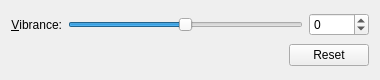
<?xml version="1.0" encoding="UTF-8"?>
<ui version="4.0">
 <author>
    SPDX-FileCopyrightText: 2026 Krimble contributors
    SPDX-License-Identifier: GPL-3.0-or-later
  </author>
 <class>WdgVibrance</class>
 <widget class="QWidget" name="WdgVibrance">
  <property name="geometry">
   <rect>
    <x>0</x>
    <y>0</y>
    <width>380</width>
    <height>80</height>
   </rect>
  </property>
  <layout class="QGridLayout" name="gridLayout">
   <item row="0" column="0">
    <widget class="QLabel" name="vibranceLabel">
     <property name="text">
      <string>&amp;Vibrance:</string>
     </property>
     <property name="alignment">
      <set>Qt::AlignRight|Qt::AlignTrailing|Qt::AlignVCenter</set>
     </property>
     <property name="buddy">
      <cstring>vibranceSlider</cstring>
     </property>
    </widget>
   </item>
   <item row="0" column="1">
    <widget class="QSlider" name="vibranceSlider">
     <property name="minimum">
      <number>-100</number>
     </property>
     <property name="maximum">
      <number>100</number>
     </property>
     <property name="orientation">
      <enum>Qt::Horizontal</enum>
     </property>
    </widget>
   </item>
   <item row="0" column="2">
    <widget class="KisIntParseSpinBox" name="vibranceSpinbox">
     <property name="minimumSize">
      <size>
       <width>60</width>
       <height>0</height>
      </size>
     </property>
     <property name="minimum">
      <number>-100</number>
     </property>
     <property name="maximum">
      <number>100</number>
     </property>
    </widget>
   </item>

   <item row="1" column="1" colspan="2">
    <layout class="QHBoxLayout" name="resetLayout">
     <item>
      <spacer name="horizontalSpacer">
       <property name="orientation">
        <enum>Qt::Horizontal</enum>
       </property>
       <property name="sizeHint" stdset="0">
        <size>
         <width>40</width>
         <height>20</height>
        </size>
       </property>
      </spacer>
     </item>
     <item>
      <widget class="QPushButton" name="pushResetButton">
       <property name="minimumSize">
        <size>
         <width>80</width>
         <height>0</height>
        </size>
       </property>
       <property name="text">
        <string>Reset</string>
       </property>
      </widget>
     </item>
    </layout>
   </item>
  </layout>
 </widget>

 <customwidgets>
  <customwidget>
   <class>KisIntParseSpinBox</class>
   <extends>QSpinBox</extends>
   <header>kis_int_parse_spin_box.h</header>
  </customwidget>
 </customwidgets>

 <resources/>
 <connections/>
</ui>
